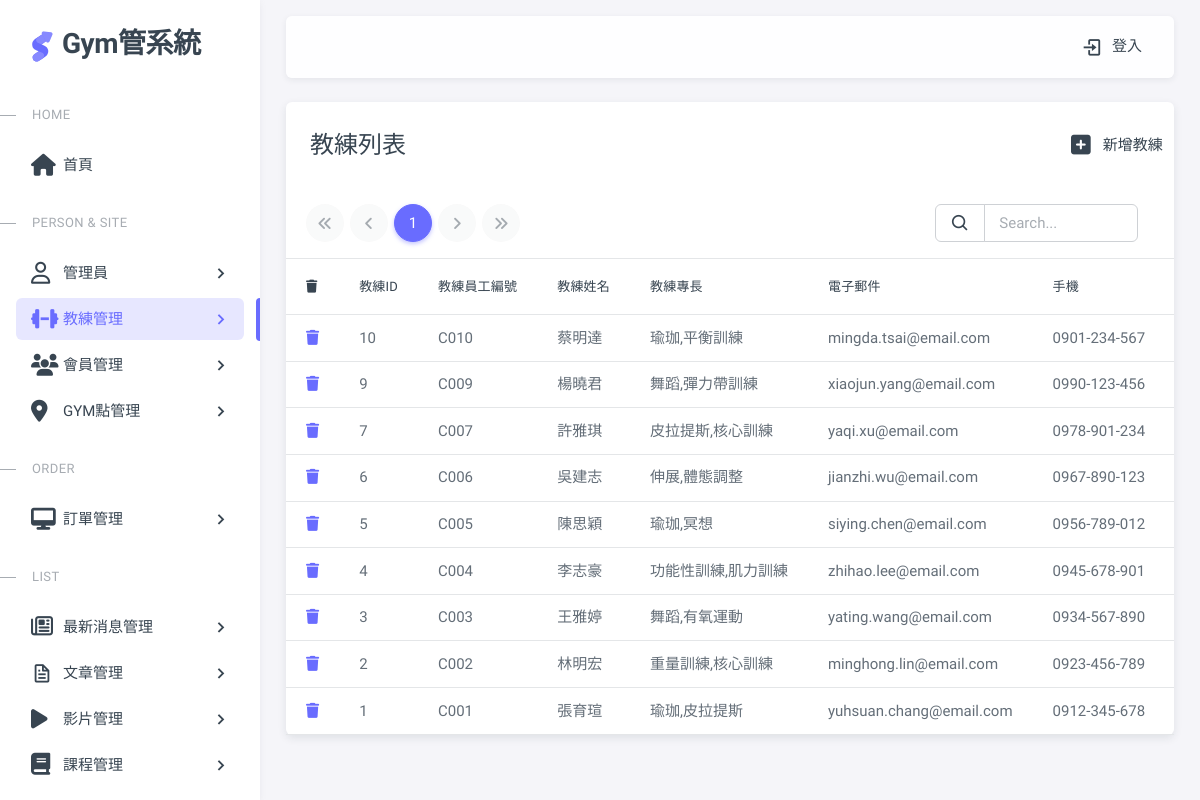
The page /pages/coach.php on the database as committed earlier.
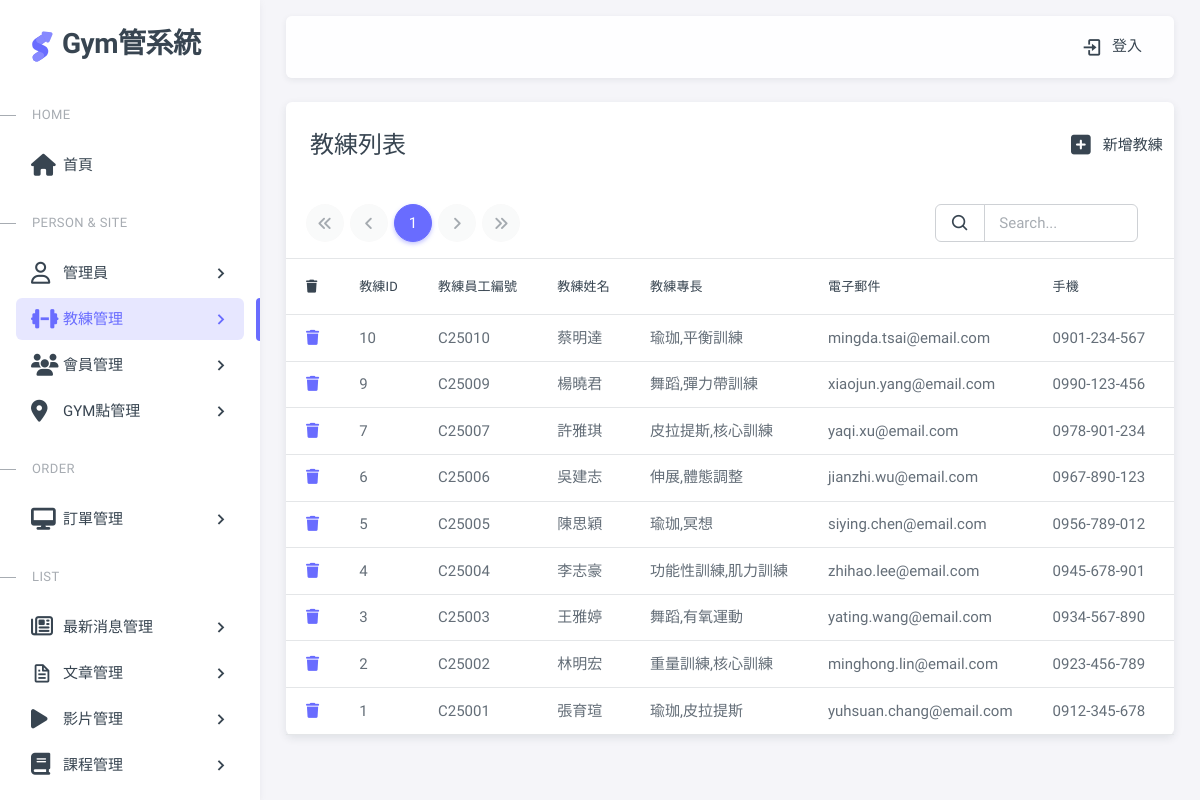
The same page on the database as committed later.
### tables this page shows
CREATE TABLE `coaches` (
  `coach_id` int NOT NULL AUTO_INCREMENT PRIMARY KEY,
  `name` varchar(100)  NOT NULL,
  `coach_number` varchar(100)  NOT NULL,
  `specialty` varchar(255)  DEFAULT NULL,
  `email` varchar(255) NOT NULL,
  `phone` varchar(20) DEFAULT NULL,
  `profile_image` varchar(255)  DEFAULT NULL,
  `bio` text,
  `status` enum('active','inactive') DEFAULT'active',
  `created_at` timestamp NULL DEFAULT CURRENT_TIMESTAMP,
  `updated_at` timestamp NULL DEFAULT CURRENT_TIMESTAMP ON UPDATE CURRENT_TIMESTAMP
);

### pages/coach.php (the view, shortened to what this page needs)
<?php
require __DIR__ . '/includes/init.php';
$pageName = "coach";
$perPage = 10;
$page = isset($_GET['page']) ? intval($_GET['page']) : 1;
$where = " WHERE status = 'active' ";
$t_sql = "SELECT COUNT(1) FROM coaches $where";
$totalRows = $pdo->query($t_sql)->fetch(PDO::FETCH_NUM)[0];
$totalPages = ceil($totalRows / $perPage);
$rows = [];
if ($totalRows > 0) {
    $sql = sprintf("SELECT *
    FROM coaches
    %s
    ORDER BY coach_id DESC
    LIMIT %s, %s", $where, ($page - 1) * $perPage, $perPage);
    $rows = $pdo->query($sql)->fetchAll();
}
?>
<?php include __DIR__ . '/includes/html-header.php'; ?>
<?php include __DIR__ . '/includes/html-sidebar.php'; ?>
<?php include __DIR__ . '/includes/html-layout-navbar.php'; ?>
<?php include __DIR__ . '/includes/html-content wrapper-start.php'; ?>
<div class="card">
    <div class="row">
        <div class="col-10">
            <h4 class="card-header">教練列表</h4>
        </div>
        <div class="col-2 card-header d-flex align-items-center justify-content-center">
            <a href="coach-add.php" class="nav-link">
                <span class="d-none d-sm-block">
                    <i class="fa-solid fa-square-plus fa-xl mx-3"></i>新增教練</span>
            </a>
        </div>
    </div>
    <div class="row">
        <div class="col-lg-8 mx-5 "> <div class="demo-inline-spacing">
            <nav aria-label="Page navigation example">
                <ul class="pagination">
                    <li class="page-item <?= $page == 1 ? 'disabled' : '' ?>">
                        <a class="page-link" href="?page=1">
                            <i class="fa-solid fa-angles-left"></i>
                        </a>
                    </li>
                    <li class="page-item <?= $page == 1 ? 'disabled' : '' ?>">
                        <a class="page-link" href="?page=<?= $page - 1 ?>">
                            <i class="fa-solid fa-angle-left"></i>
                        </a>
                    </li>
                    <?php for ($i = $page - 5; $i <= $page + 5; $i++):
                        if ($i >= 1 and $i <= $totalPages):
                            ?>
                            <li class="page-item <?= $i == $page ? 'active' : '' ?>">
                                <a class="page-link" href="?page=<?= $i ?>"><?= $i ?></a>
                            </li>
                        <?php endif;
                    endfor; ?>
                    <li class="page-item <?= $page == $totalPages ? 'disabled' : '' ?>">
                        <a class="page-link" href="?page=<?= $page + 1 ?>">
                            <i class="fa-solid fa-angle-right"></i>
                        </a>
                    </li>
                    <li class="page-item <?= $page == $totalPages ? 'disabled' : '' ?>">
                        <a class="page-link" href="?page=<?= $totalPages ?>">
                            <i class="fa-solid fa-angles-right"></i>
                        </a>
                    </li>
                </ul>
            </nav>
        </div>
        </div>
        <div class="col-lg-3 me-5 d-flex align-items-center justify-content-end">
                <form class="d-flex" action="coach.php">
                    <div class="input-group">
                        <button type="submit" class="input-group-text">
                            <i class="tf-icons bx bx-search"></i>
                        </button>
                        <input type="search" class="form-control" placeholder="Search..." name="keyword"
                            value="<?= empty($_GET['keyword']) ? '' : htmlentities($_GET['keyword']) ?>">
                    </div>
                </form>
            </div>
    </div>
    <div class="table-responsive text-nowrap">
        <table class="table table-hover">
            <thead>
                <tr>
                    <th><i class="fa-solid fa-trash"></i></th>
                    <th>教練id</th>
                    <th>教練員工編號</th>
                    <th>教練姓名</th>
                    <th>教練專長</th>
                    <th>電子郵件</th>
                    <th>手機</th>
                    <th>教練大頭貼</th>
                </tr>
            </thead>
            <tbody>
                <?php foreach ($rows as $r): ?>
                    <tr>
                        <td>
                            <a href="javascript: void(0)" class="delete-btn" data-id="<?= $r['coach_id'] ?>">
                                <i class="fa-solid fa-trash"></i>
                            </a>
                        </td>
                        <td><?= $r['coach_id'] ?></td>
                        <td><?= $r['coach_number'] ?></td>
                        <td><?= htmlentities($r['name']) ?></td>
                        <td><?= $r['specialty'] ?></td>
                        <td><?= $r['email'] ?></td>
                        <td><?= $r['phone'] ?></td>
                        <td><?= $r['profile_image'] ?></td>
                    </tr>
                <?php endforeach; ?>
            </tbody>
        </table>
    </div>
</div>
<?php include __DIR__ . '/includes/html-content wrapper-end.php'; ?>
<?php include __DIR__ . '/includes/html-footer.php'; ?>

### pages/includes/html-header.php (shortened to what this page needs)
<!DOCTYPE html>
<html lang="en" class="light-style layout-menu-fixed layout-compact " dir="ltr" data-theme="theme-default" data-assets-path="../assets/" data-template="vertical-menu-template-free" data-style="light">
  <head>
    <link rel="stylesheet" href="https://cdnjs.cloudflare.com/ajax/libs/font-awesome/6.7.2/css/all.min.css">
    <link rel="stylesheet" href="../assets/vendor/fonts/boxicons.css" />
    <link rel="stylesheet" href="../assets/vendor/css/core.css" class="template-customizer-core-css" />
    <link rel="stylesheet" href="../assets/vendor/css/theme-default.css" class="template-customizer-theme-css" />
    <link rel="stylesheet" href="../assets/css/demo.css" />
    <link rel="stylesheet" href="../assets/vendor/libs/perfect-scrollbar/perfect-scrollbar.css" />
</head>

### pages/includes/html-sidebar.php (shortened to what this page needs)
<body>
<div class="layout-wrapper layout-content-navbar  ">
  <div class="layout-container">
<aside id="layout-menu" class="layout-menu menu-vertical menu bg-menu-theme">
  <div class="app-brand demo ">
    <a href="home.php" class="app-brand-link">
    <span class="app-brand-logo demo">
    </span>
    <span class="app-brand-text demo menu-text fw-bold ms-2">Gym管系統</span>
    </a>
  </div>
  <ul class="menu-inner py-1">
    <li class="menu-header small text-uppercase">
      <span class="menu-header-text">home</span>
    </li>
    <li class="menu-item <?= $pageName =='home' ? 'active' : '' ?>">
      <a href="home.php" target="_blank" class="menu-link   ">
        <i class="menu-icon fa-solid fa-house fa-2xs"></i>
        <div class="text-truncate" data-i18n="Support">首頁</div>
      </a>
    </li>
    <li class="menu-header small text-uppercase">
      <span class="menu-header-text">Person & Site</span>
    </li>
    <li class="menu-item <?= in_array($pageName, ['gymAdmin', 'gymAdmin-add', 'gymAdmin-edit']) ? 'active' : '' ?>">
      <a href="gymAdmin.php" target="_blank" class="menu-link  menu-toggle">
        <i class="menu-icon fa-regular fa-user fa-2xs"></i>
        <div class="text-truncate" data-i18n="Support">管理員</div>
      </a>
    </li>
    <li class="menu-item <?= in_array($pageName, ['coach', 'coach-add', 'coach-edit']) ? 'active' : '' ?>">
      <a href="coach.php" target="_blank" class="menu-link  menu-toggle">
        <i class="menu-icon fa-solid fa-dumbbell fa-2xs"></i>
        <div class="text-truncate" data-i18n="Support">教練管理</div>
      </a>
    </li>
    <li class="menu-item <?= in_array($pageName, ['gymMember', 'gymMember-add', 'gymMember-edit']) ? 'active' : '' ?>">
      <a href="gymMember.php" target="_blank" class="menu-link  menu-toggle">
        <i class="menu-icon fa-solid fa-users fa-2xs"></i>
        <div class="text-truncate" data-i18n="Support">會員管理</div>
      </a>
    </li>
    <li class="menu-item <?= in_array($pageName, ['gymSite', 'gymSite-add', 'gymSite-edit']) ? 'active' : '' ?>">
      <a href="#" target="_blank" class="menu-link  menu-toggle">
        <i class="menu-icon fa-solid fa-location-dot fa-2xs"></i>
        <div class="text-truncate" data-i18n="Support">GYM點管理</div>
      </a>
    </li>
    <li class="menu-header small text-uppercase">
      <span class="menu-header-text">Order</span>
    </li>
    <li class="menu-item <?= in_array($pageName, ['order', 'order-add', 'order-edit']) ? 'active' : '' ?>">
      <a href="order.php" target="_blank" class="menu-link  menu-toggle">
        <i class="menu-icon fa-solid fa-desktop fa-2xs"></i>
        <div class="text-truncate" data-i18n="Support">訂單管理</div>
      </a>
    </li>
    <li class="menu-header small text-uppercase">
      <span class="menu-header-text">list</span>
    </li>
    <li class="menu-item  <?= in_array($pageName, ['gymNews', 'gymNews-add', 'gymNews-edit']) ? 'active' : '' ?>">
      <a href="gymNews.php" class="menu-link  menu-toggle">
        <i class="menu-icon fa-regular fa-newspaper fa-2xs"></i>
        <div class="text-truncate" data-i18n="Support">最新消息管理</div>
      </a>
    </li>
    <li class="menu-item <?= in_array($pageName, ['article', 'article-add', 'article-edit']) ? 'active' : '' ?>">
      <a href="article.php" target="_blank" class="menu-link  menu-toggle">
        <i class="menu-icon tf-icons bx bx-file"></i>
        <div class="text-truncate" data-i18n="Support">文章管理</div>
      </a>
    </li>
    <li class="menu-item <?= in_array($pageName, ['videos', 'videos-add', 'videos-edit']) ? 'active' : '' ?>">
      <a href="videos.php" target="_blank" class="menu-link  menu-toggle">
        <i class="menu-icon fa-solid fa-play fa-xs"></i>
        <div class="text-truncate" data-i18n="Support">影片管理</div>
      </a>
    </li>
    <li class="menu-item <?= in_array($pageName, ['class', 'class-add', 'class-edit']) ? 'active' : '' ?>">
      <a href="class.php" target="_blank" class="menu-link  menu-toggle">
        <i class="menu-icon fa-solid fa-book fa-2xs"></i>
        <div class="text-truncate" data-i18n="Support">課程管理</div>
      </a>
    </li>
  </ul>
</aside>

### pages/includes/html-layout-navbar.php (shortened to what this page needs)
<div class="layout-page">
      <nav class="layout-navbar container-xxl navbar navbar-expand-xl navbar-detached align-items-center bg-navbar-theme" id="layout-navbar">
            <div class="navbar-nav-right d-flex align-items-center" id="navbar-collapse">
              <ul class="navbar-nav flex-row align-items-center ms-auto">
                <li class="nav-item">
                  <a class="nav-link" href="login.php">
                      <i class="menu-icon bx bx-log-in me-2"></i>登入
                  </a>
              </li>
              </ul>
            </div>
        </nav>

### pages/includes/html-content wrapper-start.php
 <div class="content-wrapper">
<div class="container-xxl flex-grow-1 container-p-y">

### pages/includes/html-content wrapper-end.php (shortened to what this page needs)
</div>
        </div>
      </div>
    </div>
  </div>

### pages/includes/html-footer.php
</body>
</html>

### assets/css/demo.css (style rules this page uses)
.menu .app-brand.demo { height: 64px; margin-top: 12px; }
.app-brand-logo.demo svg { width: 22px; height: 38px; }
.app-brand-text.demo { font-size: 1.75rem; letter-spacing: -0.5px; }
.demo-inline-spacing > * { margin: 1rem 0.375rem 0 0 !important; }

Rows that differ between the two databases and show on the page:
changed coaches "蔡明達": coach_number "C010" → "C25010"
changed coaches "楊曉君": coach_number "C009" → "C25009"
changed coaches "許雅琪": coach_number "C007" → "C25007"
changed coaches "吳建志": coach_number "C006" → "C25006"
changed coaches "陳思穎": coach_number "C005" → "C25005"
changed coaches "李志豪": coach_number "C004" → "C25004"
changed coaches "王雅婷": coach_number "C003" → "C25003"
changed coaches "林明宏": coach_number "C002" → "C25002"
changed coaches "張育瑄": coach_number "C001" → "C25001"
